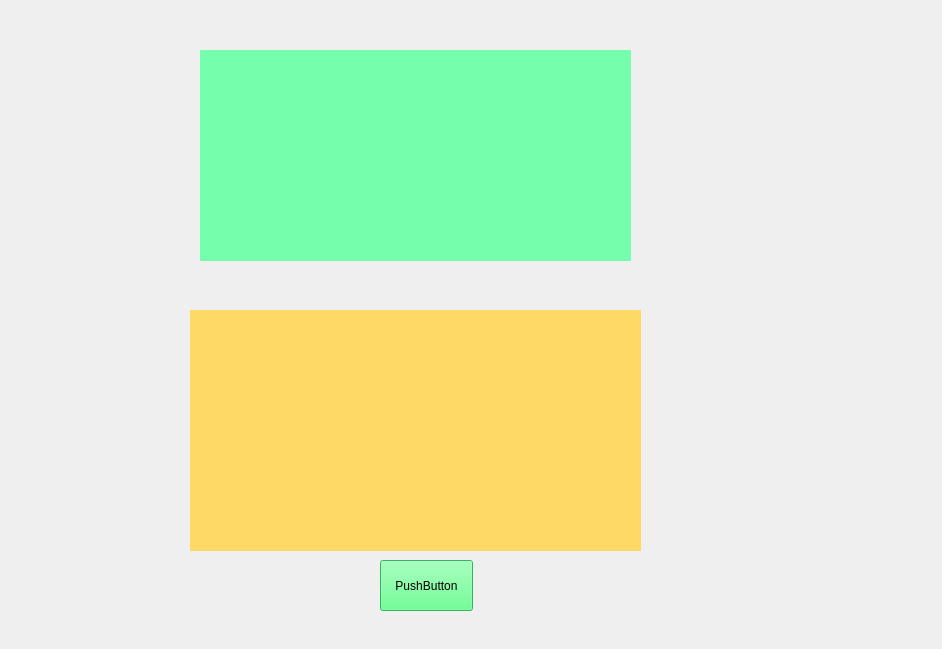
<?xml version="1.0" encoding="UTF-8"?>
<ui version="4.0">
 <class>Widget</class>
 <widget class="QWidget" name="Widget">
  <property name="geometry">
   <rect>
    <x>0</x>
    <y>0</y>
    <width>942</width>
    <height>649</height>
   </rect>
  </property>
  <property name="windowTitle">
   <string>Widget</string>
  </property>
  <widget class="QPushButton" name="pb">
   <property name="geometry">
    <rect>
     <x>380</x>
     <y>560</y>
     <width>93</width>
     <height>51</height>
    </rect>
   </property>
   <property name="styleSheet">
    <string notr="true">background-color: rgb(71, 255, 123);</string>
   </property>
   <property name="text">
    <string>PushButton</string>
   </property>
  </widget>
  <widget class="QLabel" name="label">
   <property name="geometry">
    <rect>
     <x>190</x>
     <y>310</y>
     <width>451</width>
     <height>241</height>
    </rect>
   </property>
   <property name="styleSheet">
    <string notr="true">background-color: rgb(255, 217, 101);</string>
   </property>
   <property name="text">
    <string/>
   </property>
  </widget>
  <widget class="QLabel" name="labelSrc">
   <property name="geometry">
    <rect>
     <x>200</x>
     <y>50</y>
     <width>431</width>
     <height>211</height>
    </rect>
   </property>
   <property name="styleSheet">
    <string notr="true">background-color: rgb(117, 255, 172);</string>
   </property>
   <property name="text">
    <string/>
   </property>
  </widget>
 </widget>
 <resources/>
 <connections/>
</ui>
